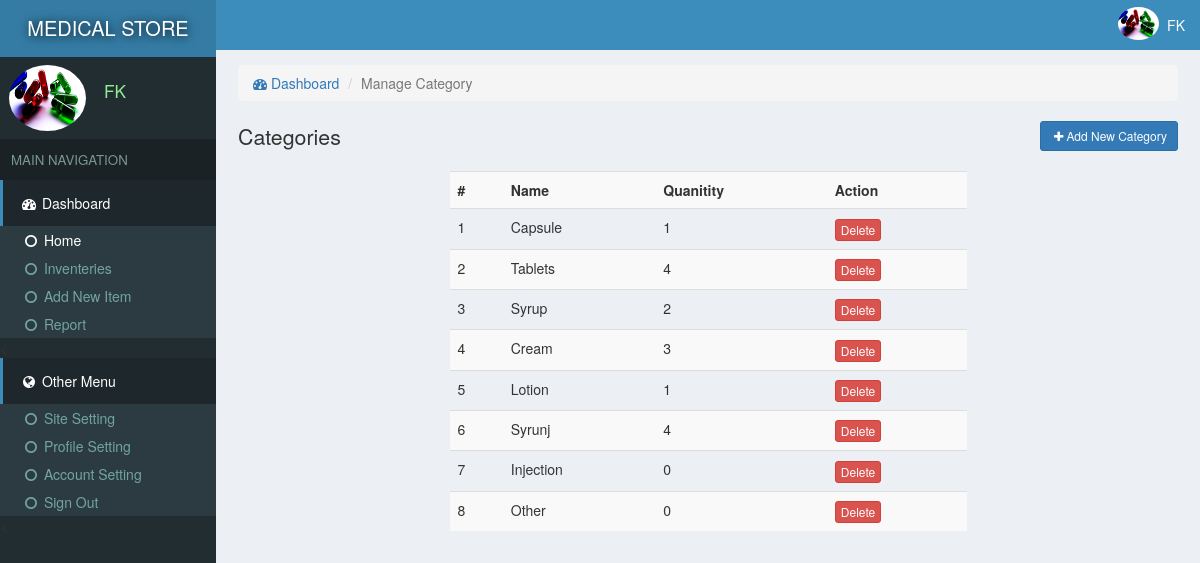
/cold/medical/manageCat.php (signed in), run on the app's committed database.
### tables this page shows
CREATE TABLE `site` (
  `id` int(11) NOT NULL,
  `title` varchar(222) NOT NULL,
  `name` varchar(222) NOT NULL
);

CREATE TABLE `users` (
  `id` int(11) NOT NULL,
  `email` varchar(222) NOT NULL,
  `password` varchar(222) NOT NULL,
  `name` varchar(222) NOT NULL,
  `pic` varchar(222) NOT NULL,
  `number` varchar(222) NOT NULL,
  `date` timestamp NOT NULL DEFAULT current_timestamp()
);

CREATE TABLE `categories` (
  `id` int(11) NOT NULL,
  `name` varchar(222) NOT NULL,
  `pic` varchar(111) NOT NULL,
  `details` varchar(333) NOT NULL,
  `date` timestamp NOT NULL DEFAULT current_timestamp()
);

### cold/medical/assets/db.php (called while the page is built, shortened)
<?php
    $con = new mysqli('localhost','root','','medical');
    $array = $con->query("select * from users where id ='$_SESSION[userId]'");
    $user = $array->fetch_assoc();
?>

### cold/medical/manageCat.php (the view, shortened to what this page needs)
<?php require "assets/function.php" ?>
<?php require 'assets/db.php';?>
<!DOCTYPE html>
<html>
<head>
  <?php require "assets/autoloader.php" ?>
</head>
<body style="background: #ECF0F5;padding:0;margin:0">
<div class="dashboard" style="position: fixed;width: 18%;height: 100%;background:#222D32">
  <div style="background:#357CA5;padding: 14px 3px;color:white;font-size: 15pt;text-align: center;text-shadow: 1px 1px 11px black">
    <a href="index.php" style="color: white;text-decoration: none;"><?php echo strtoupper(siteName()); ?> </a>
  </div>
  <div class="flex" style="padding: 3px 7px;margin:5px 2px;">
    <div><img src="photo/<?php echo $user['pic'] ?>" class='img-circle' style='width: 77px;height: 66px'></div>
    <div style="color:lightgreen;font-size: 13pt;padding: 14px 7px;margin-left: 11px;"><?php echo ucfirst($user['name']); ?></div>
  </div>
  <div style="background: #1A2226;font-size: 10pt;padding: 11px;color: #79978F">MAIN NAVIGATION</div>
  <div>
    <div style="background:#1E282C;color: white;padding: 13px 17px;border-left: 3px solid #3C8DBC;"><span><i class="fa fa-dashboard fa-fw"></i> Dashboard</span></div>
    <div class="item">
      <ul class="nostyle zero">
        <a href="index.php"><li style="color: white"><i class="fa fa-circle-o fa-fw"></i> Home</li></a>
        <a href="inventeries.php"><li><i class="fa fa-circle-o fa-fw"></i> Inventeries</li></a>
       <a href="addnew.php"><li><i class="fa fa-circle-o fa-fw"></i> Add New Item</li></a>
        <a href="reports.php"><li><i class="fa fa-circle-o fa-fw"></i> Report</li></a>
      </ul><
    </div>
  </div>
  <div style="background:#1E282C;color: white;padding: 13px 17px;border-left: 3px solid #3C8DBC;"><span><i class="fa fa-globe fa-fw"></i> Other Menu</span></div>
  <div class="item">
      <ul class="nostyle zero">
        <a href="sitesetting.php"><li><i class="fa fa-circle-o fa-fw"></i> Site Setting</li></a>
       <a href="profile.php"><li><i class="fa fa-circle-o fa-fw"></i> Profile Setting</li></a>
        <a href="accountSetting.php"><li><i class="fa fa-circle-o fa-fw"></i> Account Setting</li></a>
        <a href="logout.php"><li><i class="fa fa-circle-o fa-fw"></i> Sign Out</li></a>
      </ul><
    </div>
</div>
<div class="marginLeft" >
  <div style="color:white;background:#3C8DBC" >
    <div class="pull-right flex rightAccount" style="padding-right: 11px;padding: 7px;">
      <div><img src="photo/<?php echo $user['pic'] ?>" style='width: 41px;height: 33px;' class='img-circle'></div>
      <div style="padding: 8px"><?php echo ucfirst($user['name']) ?></div>
    </div>
  </div>
  <div class="content2">
  	<ol class="breadcrumb ">
        <li><a href="index.php"><i class="fa fa-dashboard"></i> Dashboard</a></li>
        <li class="active">Manage Category</li>
    </ol>
    <div>
      <span style="font-size: 16pt;color: #333333">Categories </span>
      <button class="btn btn-primary btn-sm pull-right" data-toggle="modal" data-target="#addIn"><i class="fa fa-plus fa-fw"> </i>Add New Category</button>
    </div>
  <?php
  	$i=0;
    $array = $con->query("select * from categories");
    ?>
    <br>
    <table class="table table-hover table-striped " style="width: 55%;margin: auto;">
    	<tr>
    		<th>#</th>
    		<th>Name</th>
    		<th>Quanitity</th>
    		<th>Action</th>
    	</tr>
    <?php
    while ($row = $array->fetch_assoc())
    {
    	$i++;
      $array2 = $con->query("select count(*) as qty from inventeries where catId = '$row[id]'");
      $row2 = $array2->fetch_assoc();
  ?>
    <tr>
    	<td><?php echo $i ?></td>
    	<td><?php echo $row['name']; ?></td>
    	<td><?php echo $row2['qty']; ?></td>
    	<td><a href="delete.php?category=<?php echo $row['id'] ?>"><button class="btn btn-xs btn-danger">Delete</button></a></td>
    </tr>
  <?php
    }
    echo "</table>";
   ?>
  </div>
</div>
</body>
</html>

### data on the page
site: name "MEDICAL STORE"
users: pic (picture), name "FK"
categories: name "Capsule", qty "1"
categories: name "Tablets", qty "4"
categories: name "Syrup", qty "2"
categories: name "Cream", qty "3"
categories: name "Lotion", qty "1"
categories: name "Syrunj", qty "4"
categories: name "Injection", qty "0"
categories: name "Other", qty "0"
